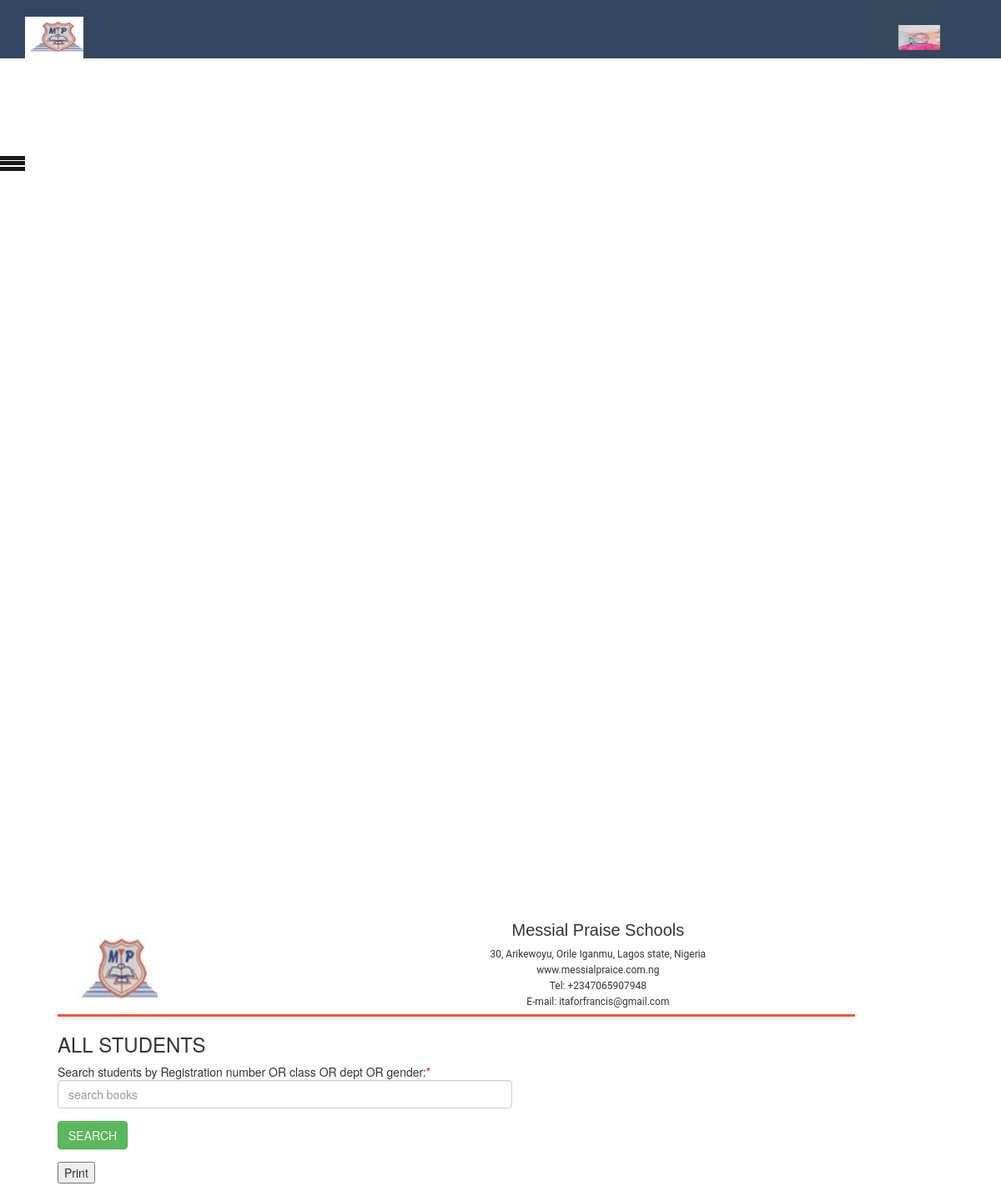
The app's page /admin/studentsLoginDetails.php (signed in) with its own data.
### tables this page shows
CREATE TABLE `headersetting` (
  `id` int(11) NOT NULL,
  `schname` varchar(255) NOT NULL,
  `schaddress` varchar(255) NOT NULL,
  `phone` varchar(255) NOT NULL,
  `email` varchar(255) NOT NULL,
  `website` varchar(255) NOT NULL,
  `logo` varchar(255) NOT NULL
);

### admin/studentsLoginDetails.php (the view, shortened to what this page needs)
<?php include("includes/bkheader.php"); ?>
<?php include("includes/functions.php"); ?>
<?php include("includes/adminHead.php"); ?>
 <?php include("includes/adminMenu.php"); ?>
 <?php
    $select_profile="SELECT * FROM headersetting";
    $headerdisplay=mysqli_query($connection,$select_profile);
    while($data=mysqli_fetch_array($headerdisplay)){
    $logo=$data['logo'];
    $schname=$data['schname'];
     $schaddress=$data['schaddress'];
     $phone=$data['phone'];
     $email=$data['email'];
     $website=$data['website'];
    echo "<br/>";
    echo '<table width="100%" class="resultsheet">';
     echo '<tr class="resultrow">';
  echo "<td class='resultheaderimage'><img src='$logo' alt=\"My profile picture\" ></td>";
   echo '<td align="center">'.'<p class="schname">'.$schname.'</p>'.'<p class="headerdetals">'.$schaddress.'</p>'.'<p class="headerdetals">'.$website.'</P>'.'<p class="headerdetals">'.'Tel: '.$phone.'</p>'.'<p class="headerdetals">'.'E-mail: '.$email.'</p>'.'</td>';
 }
?>
</tr>
</table>
    <h3>ALL STUDENTS</h3>
                   <form action="" method="POST" >
          <div class="row">
            <div class="col-md-7">
                <div class="form-group">
                Search students by Registration number OR class OR dept OR gender:<span style="color:red">*</span>
                    <input id="searchfield" type="text" name="regnum" class="form-control" placeholder="search books" value="<?php echo isset($_POST['regnum']) ? $_POST['regnum'] : '' ?>">
                </div>
            </div> </br>
        </div>
        <div class="row">
            <div class="col-md-6">
                <div class="form-group">
                    <input id="form_name" type="submit" name="search" value="SEARCH" class="btn btn-success btn-send" class="form-control" >
                </div>
            </div>
        </div>
          </form>
          <div class="row">
     <div class="col-md-6">
       <div class="form-group">
          <input type="button" value="Print" onclick="javascript:printDiv('print')" />
      </div>
   </div>
 </div>
 </div>
                </div>
        </div>
 <?php require("includes/footer.php"); ?>

### admin/includes/adminHead.php (shortened to what this page needs)
<div class="userheader">
<a href="index.php"><?php
    $select_profile="SELECT * FROM headersetting";
    $headerdisplay=mysqli_query($connection,$select_profile);
    while($data=mysqli_fetch_array($headerdisplay)){
    $logo=$data['logo'];
   echo "<img src='$logo' alt=\"My profile picture\" width='70px' height='70px'>";
 }
?> </a>
 <div class="dropdown">
  <button class="dropbtn">
  <?php
    $username=$_SESSION['username'];
    $select_profile="SELECT * FROM admin WHERE username='$username'";
    $result=mysqli_query($connection,$select_profile);
    while($data=mysqli_fetch_array($result)){
    $picture=$data['picture'];
    echo "<br/>";
  echo "<img src='$picture' alt=\"My profile picture\" width='70' height='70' >";
 }
?>
  </button>
</div>
</div>

### admin/includes/bkheader.php (style rules this page uses)
* { box-sizing: border-box; }
html, body { padding: 0px; margin: 0px; height: 100%; }
.userheader { background-color: #35475e; height: 100px; width: 100%; position: relative; bottom: 0; z-index: 10; }
.userheader .dropbtn { background-color: #34495e; color: white; padding: 3px; font-size: 16px; border: none; }
.userheader .dropdown { position: relative; display: inline-block; float: right; padding-top: -23px; margin-right: 70px; }
.userheader img { float: left; margin-left: 50px; padding-top: 30px; }
.userheader .dropdown img { position: relative; padding-top : -5px; }
.resultsheet { width:100%; height:100px; margin-bottom: 5px; border-bottom: solid #ff5436; }
.resultsheet .resultrow .resultheaderimage img { margin-left: 50px; width: 100px; height: 100px; }
.resultsheet .resultrow .schname { font-size: 34px; margin-left: -600px; line-height: 9px; font-family: Arial, Helvetica, sans-serif color: #333333; margin-bottom: 20px; }
.resultsheet .resultrow td .headerdetals { font-size: 22px; margin-left: -600px; line-height: 16px; font-family: roboto; }
.userheader { background-color: #35475e; height: 70px; width: 100%; position: relative; bottom: 0; }
.userheader .dropbtn { color: white; padding: 3px; font-size: 12px; border: none; }
.userheader .dropdown { position: relative; display: inline-block; float: right; margin-top: -10px; }
.userheader img { float: left; margin-left: 30px; padding-top: 20px; }
.userheader .dropdown img { width: 50px; height: 50px; position: relative; padding-top : -5px; }
.resultsheet .resultrow .resultheaderimage img { margin-left: 20px; width: 100px; height: 100px; margin-top: 40px; }
.resultsheet .resultrow .schname { font-size: 20px; margin-left: 100px; line-height: 10px; font-family: Arial, Helvetica, sans-serif; color: #333; margin-top: 40px; }
.resultsheet .resultrow td .headerdetals { font-size: 12px; margin-left: 100px; line-height: 9px; font-family: roboto; }

### records on screen
headersetting: logo (picture), schname "Messial Praise Schools", schaddress "30, Arikewoyu, Orile Iganmu, Lagos state, Nigeria", website "www.messialpraice.com.ng", phone "+2347065907948", email "itaforfrancis@gmail.com"
